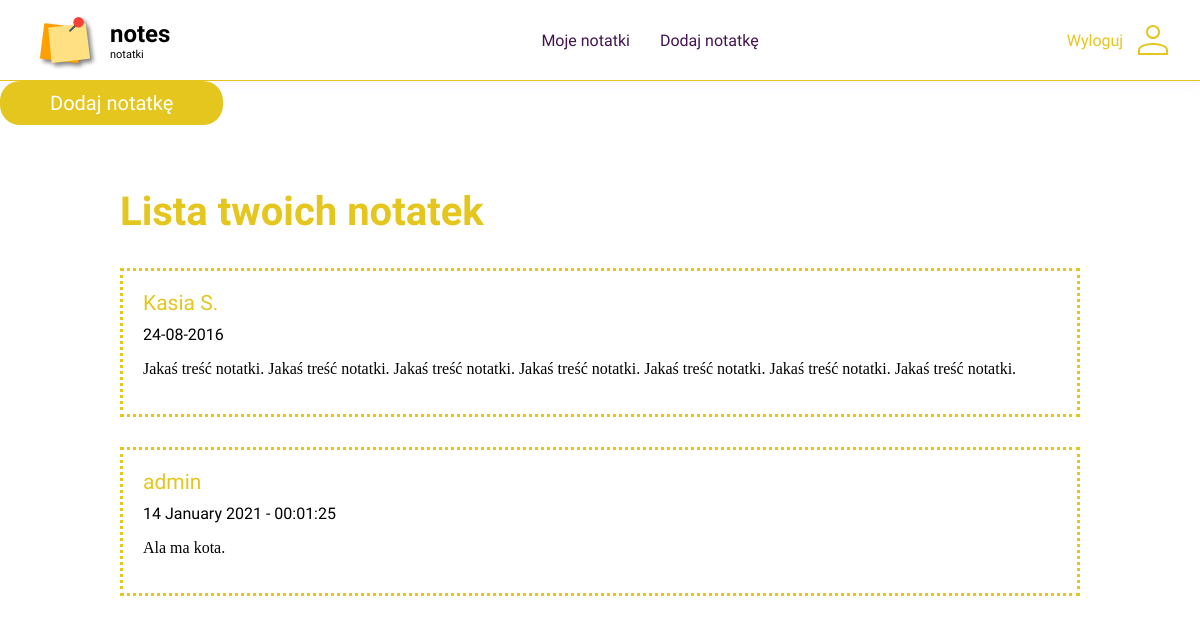
The app's page /notes_list (signed in), older data.
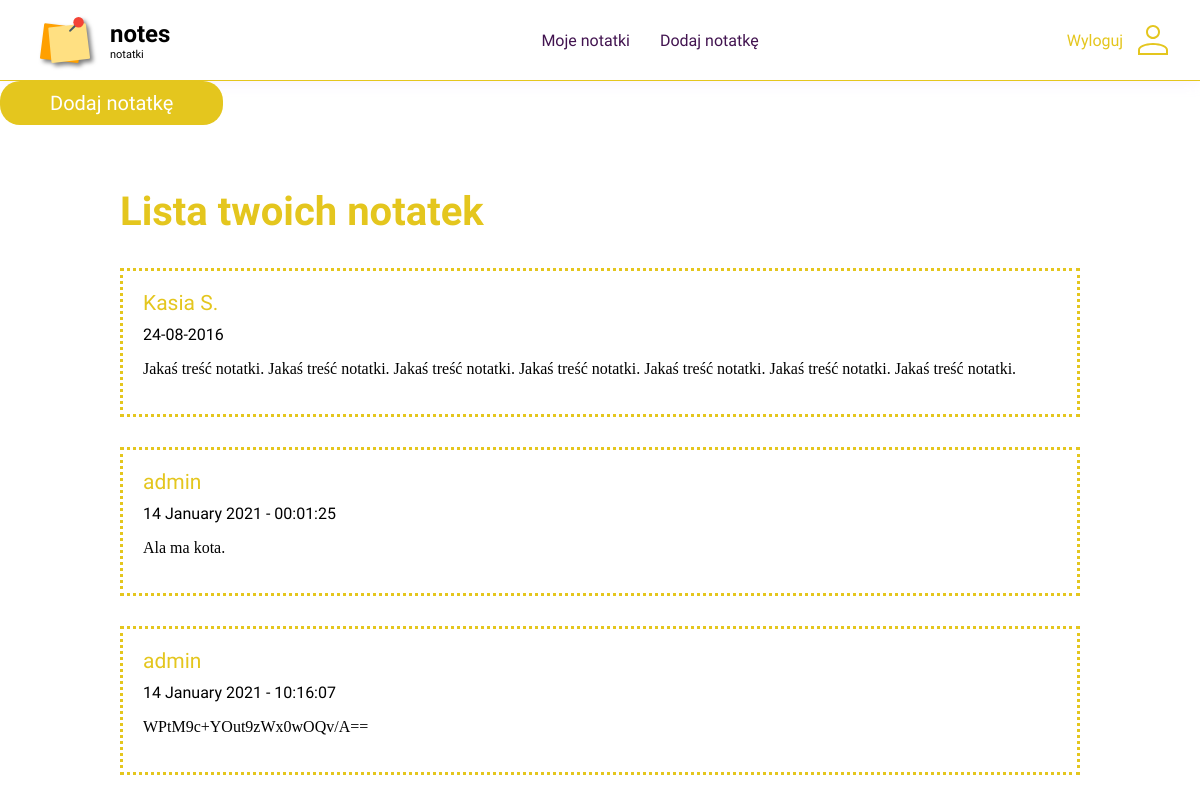
The same page, newer data.
### notes_app/app.py (models this page shows, shortened)
class Note(db.Model):
    __tablename__ = "notes"
    id = db.Column(db.Integer, primary_key=True)
    author = db.Column(db.String(70))
    date = db.Column(db.DateTime, default=datetime.utcnow())
    note_content = db.Column(db.Text)
    public = db.Column(db.Boolean, default=False)
    encrypted = db.Column(db.Boolean, default=False)
    salt = db.Column(db.String(50), nullable=True)
    iv = db.Column(db.String(100), nullable=True)
    _who_can_read = db.Column(db.String(250), nullable=True)
    @property
    def who_can_read(self):
        if self._who_can_read is None:
            return []
        else:
            return [str(x) for x in self._who_can_read.split(';')]

### notes_app/app.py (the view)
@app.route("/notes_list")
def notes_list():
    if active_session():
        user = session['user']
        notes = Note.query.filter((Note.author==user) | (Note.public==True)).all()
        notes = notes + shared_notes(user)
        for note in notes:
            if type(note.date) is not str:
                note.date = note.date.strftime('%d %B %Y - %H:%M:%S')
        log.debug(notes)
        return render_template("notes_list.html", notes=notes, loggedin=active_session())
    else:
        abort(401)

### notes_app/app.py (called while the page is built, shortened)
@app.after_request
def add_security_headers(resp):
    resp.headers['server'] = ''
    resp.headers['Content-Security-Policy']= ' default-src \'self\';font-src fonts.gstatic.com;style-src \'self\' fonts.googleapis.com \'unsafe-inline\''
    return resp

def shared_notes(user):
    shared_notes = []
    notes = Note.query.filter(Note.author!=user, Note.public!=True).all()
    return shared_notes

def active_session():
    try:
        hash_ = request.cookies.get(SESSION_ID)
        user = session['user']
        log.debug(f'user: {user}')
    except:
        return False
    if hash_ is not None:
        return True
    else:
        return False

### notes_app/templates/notes_list.html (shortened to what this page needs)
<!DOCTYPE html>
<html lang="pl">
    <head>
        <link href="/styles/list.css" rel="stylesheet" type="text/css">
        <link href="/styles/main_style.css" rel="stylesheet" type="text/css">
    </head>
    <body>
        <header>
            <a href="/" class="logo">
                <img src="/images/logo.svg" alt="logo">
                <p><span>notes</span> notatki </p>
            </a>
            <nav>
                <div class="menu">
                    <ul>
                        {% if loggedin %}
                        <li><a href="/notes_list">Moje notatki</a></li>
                        <li><a href="/add_note">Dodaj notatkę</a></li>
                        {% endif %}
                    </ul>
                </div>
            </nav>
            {% if loggedin %}
            <div class="left_panel">
                <a href="/logout">Wyloguj</a>
                <a href="/login">
                    <img src="/images/konto.svg" alt="moje konto">
                </a>
            </div>
            {% endif %}
        </header>
        <div class="max-width-elem">
            <a id="logout_button" class="btn" href="/add_note" method="POST">Dodaj notatkę</a>
        </div>
        <section class="text">
            <h1 id="title">Lista twoich notatek</h1>
            <div class="notes_list">
                <div class="note_field">
                    <div class="author">Kasia S.</div>
                    <div class="date">24-08-2016</div>
                    <p class="text">Jakaś treść notatki. Jakaś treść notatki. Jakaś treść notatki. Jakaś treść notatki. Jakaś treść notatki. Jakaś treść notatki. Jakaś treść notatki. </p>
                </div>
                {% for note in notes %}
                    <div class="note_field">
                        <div class="author">{{note.author}}</div>
                        <div class="date">{{note.date}}</div>
                        <p class="text">{{note.note_content}}</p>
                    </div>
                {% endfor %}
            </div>
        </section>
    </body>
</html>

### notes_app/static/styles/list.css (style rules this page uses)
.author { font-size: 21px; color: var(--main-color); padding-bottom: 10px; }
.note_field { padding: 20px; border: var(--main-color); border-style: dotted; margin-bottom: 30px; }

### notes_app/static/styles/main_style.css (style rules this page uses)
:root { --main-color: #e4c61e; --second-color: #c01c3f; }
body { font-family: 'Comfortaa'; margin: 0; padding-bottom: 50px; position: relative; min-height: 670px; min-width: fit-content; }
.menu { display: flex; align-items: center; justify-content: flex-start; padding-bottom: 0; padding-top: 0; }
body p { font-family: 'Calibri Light'; }
body h1, body h2, body h3, body h4 { font-weight: 700; }
section h1 { width: 80%; font-size: 40px; color: var(--main-color);; }
a img { width: 30px; margin: 0 15px; }
header { display: flex; justify-content: space-between; flex-wrap: nowrap; align-items: center; border-bottom: 1px; border-bottom-style: inset; border-color: var(--main-color); box-shadow: 0px 0px 15px #dbaef53b; }
header a.logo img { width: 50px; margin: 15px 20px; justify-content: center; margin-left: 40px; }
header p { font-size: 11px; font-weight: 300; font-family: 'Comfortaa'; width: 150px; margin: 0; text-align: left; color: #000; }
header p span { font-weight: 700; font-size: 24px; display: flex; flex-wrap: wrap; width: 100%; }
nav ul { list-style-type: none; margin: 0; padding: 0 50px; display: flex; flex-wrap: nowrap; }
nav ul li { display: inline; }
nav ul li a { display: inline-block; padding: 15px 10px; width: fit-content; text-align: center; margin-right: 10px; text-decoration: none; color: #421450; }
.left_panel a { color: var(--main-color); }
.left_panel { width: 150px; display: flex; justify-content: center; }
.btn { padding: 10px 50px; background-color: var(--main-color); color: #fff; border-radius: 20px; font-size: 20px; outline-style: none; border: none; margin-bottom: 10px; }
.max-width-elem { display: flex; width: 100%; margin: auto; }
a { text-align: center; text-decoration: none; display: flex; align-items: center; }
section.text { margin: auto; width: 80%; max-width: 1170px; padding: 20px; padding: 20px 0; position: relative; }

Row changes from the older to the newer data that the page shows:
added Note: author "admin", date "14 January 2021 - 10:16:07", note_content "WPtM9c+YOut9zWx0wOQv/A=="
